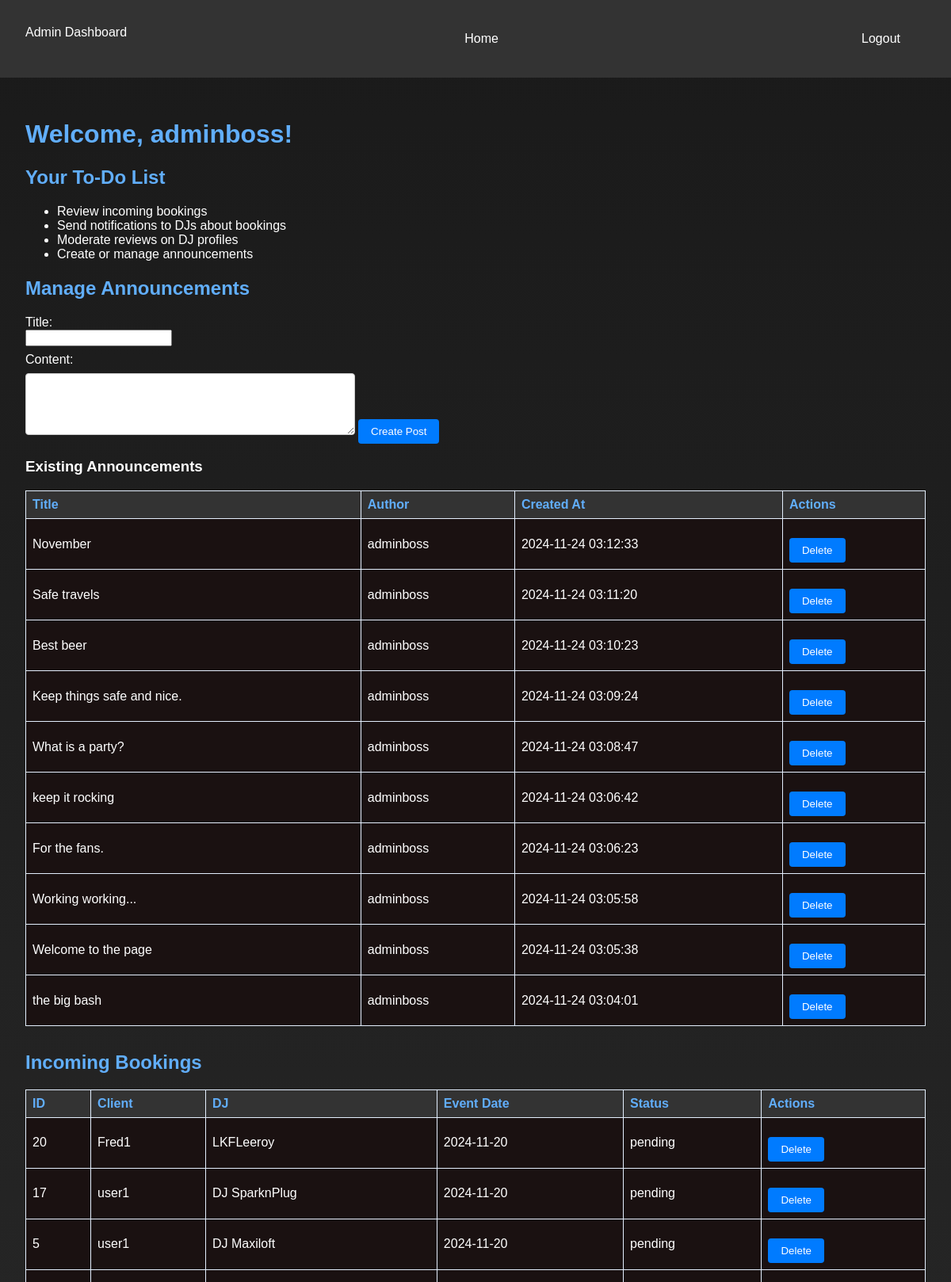
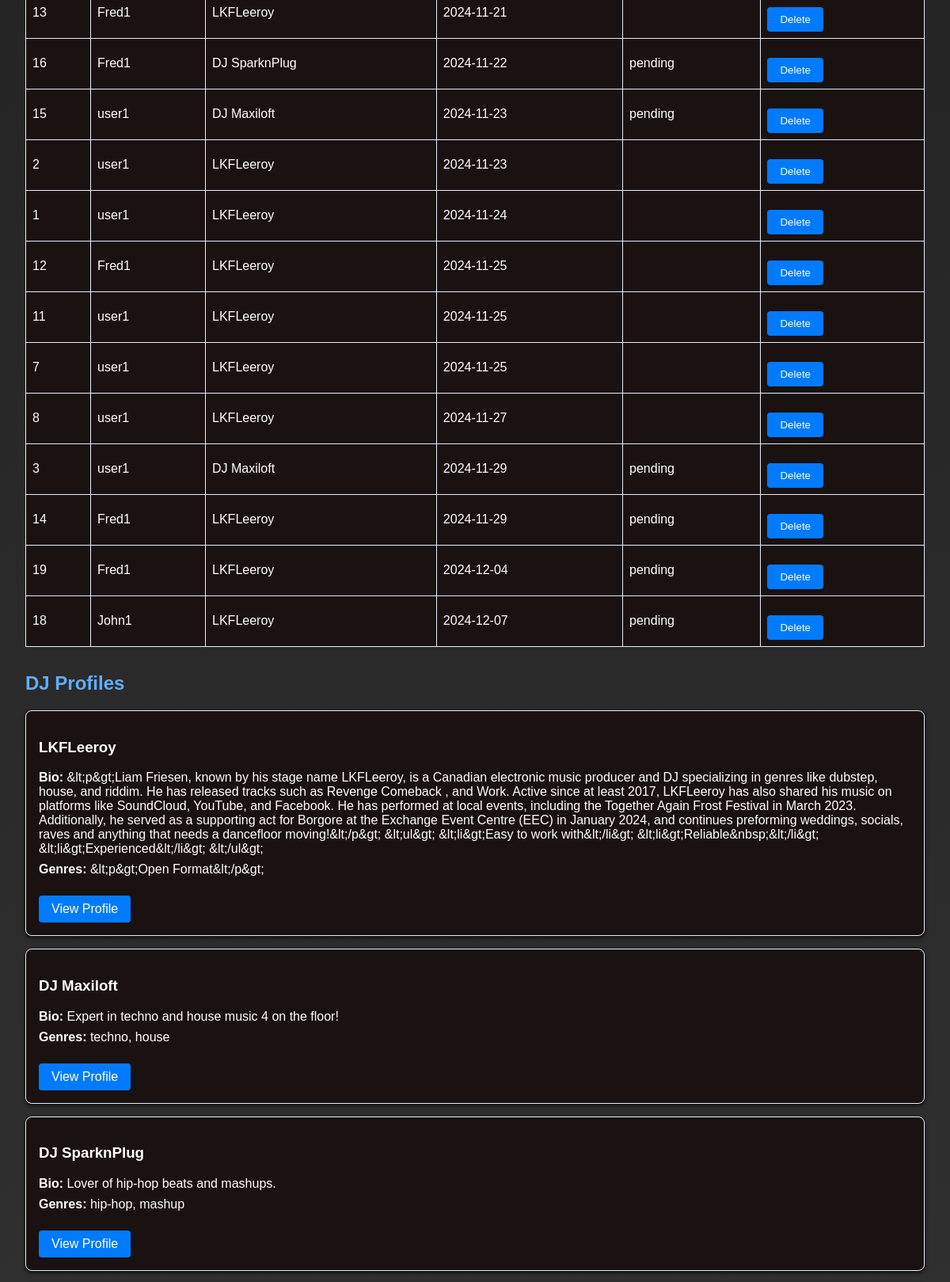
The app's page /frontend/admin_dashboard.php (signed in, upper part) with its own data (2 pictures, top to bottom).
### tables this page shows
CREATE TABLE `posts` (
  `id` int(11) NOT NULL,
  `title` varchar(255) NOT NULL,
  `content` text NOT NULL,
  `created_at` timestamp NOT NULL DEFAULT current_timestamp(),
  `updated_at` timestamp NOT NULL DEFAULT current_timestamp() ON UPDATE current_timestamp(),
  `author_id` int(11) NOT NULL
);

CREATE TABLE `users` (
  `id` int(11) NOT NULL,
  `username` varchar(100) NOT NULL,
  `password` varchar(255) NOT NULL,
  `role` enum('admin','dj','client') DEFAULT 'client',
  `bio` text DEFAULT NULL,
  `genres` varchar(255) DEFAULT NULL,
  `availability` longtext DEFAULT NULL CHECK (json_valid(`availability`)),
  `created_at` timestamp NOT NULL DEFAULT current_timestamp()
);

CREATE TABLE `bookings` (
  `id` int(11) NOT NULL,
  `client_id` int(11) NOT NULL,
  `dj_id` int(11) NOT NULL,
  `event_date` date NOT NULL,
  `status` enum('pending','confirmed','cancelled') DEFAULT 'pending',
  `created_at` timestamp NOT NULL DEFAULT current_timestamp()
);

### frontend/admin_dashboard.php (the view, shortened to what this page needs)
<?php
require('../backend/connect.php');
$query_bookings = "SELECT b.id, u.username AS client_name, dj.username AS dj_name, b.event_date, b.status
                   FROM bookings b
                   JOIN users u ON b.client_id = u.id
                   JOIN users dj ON b.dj_id = dj.id
                   ORDER BY b.event_date ASC";
$stmt_bookings = $db->prepare($query_bookings);
$stmt_bookings->execute();
$bookings = $stmt_bookings->fetchAll();
$query_djs = "SELECT id, username, bio, genres FROM users WHERE role = 'dj'";
$stmt_djs = $db->prepare($query_djs);
$stmt_djs->execute();
$djs = $stmt_djs->fetchAll();
$query_posts = "SELECT p.id, p.title, p.content, p.created_at, p.updated_at, u.username AS author
                FROM posts p
                JOIN users u ON p.author_id = u.id
                ORDER BY p.created_at DESC";
$stmt_posts = $db->prepare($query_posts);
$stmt_posts->execute();
$posts = $stmt_posts->fetchAll();
?>
<!DOCTYPE html>
<html lang="en">
<head>
    <link rel="stylesheet" href="../styles/main.css">
</head>
<body>
    <header>
        <div class="navbar">
            <span>Admin Dashboard</span>
            <a href="../frontend/index.php">Home</a>
            <a href="../backend/logout.php">Logout</a>
        </div>
    </header>
    <main>
        <h1>Welcome, <?= htmlspecialchars($_SESSION['username']); ?>!</h1>
        <section class="todo-section">
            <h2>Your To-Do List</h2>
            <ul>
                <li>Review incoming bookings</li>
                <li>Send notifications to DJs about bookings</li>
                <li>Moderate reviews on DJ profiles</li>
                <li>Create or manage announcements</li>
            </ul>
        </section>
        <section class="post-management-section">
            <h2>Manage Announcements</h2>
            <form action="../backend/process_create_post.php" method="POST" class="create-post-form">
                <label for="title">Title:</label>
                <input type="text" name="title" id="title" required>
                <label for="content">Content:</label>
                <textarea name="content" id="content" rows="4" required></textarea>
                <button type="submit">Create Post</button>
            </form>
            <h3>Existing Announcements</h3>
            <?php if (!empty($posts)): ?>
                <table>
                    <thead>
                        <tr>
                            <th>Title</th>
                            <th>Author</th>
                            <th>Created At</th>
                            <th>Actions</th>
                        </tr>
                    </thead>
                    <tbody>
                        <?php foreach ($posts as $post): ?>
                            <tr>
                                <td><?= htmlspecialchars($post['title']); ?></td>
                                <td><?= htmlspecialchars($post['author']); ?></td>
                                <td><?= htmlspecialchars($post['created_at']); ?></td>
                                <td>
                                    <form action="../backend/process_delete_post.php" method="POST" style="display:inline;">
                                        <button type="submit">Delete</button>
                                    </form>
                                </td>
                            </tr>
                        <?php endforeach; ?>
                    </tbody>
                </table>
            <?php else: ?>
                <p>No announcements yet.</p>
            <?php endif; ?>
        </section>
        <section class="bookings-section">
            <h2>Incoming Bookings</h2>
            <?php if (!empty($bookings)): ?>
                <table>
                    <thead>
                        <tr>
                            <th>ID</th>
                            <th>Client</th>
                            <th>DJ</th>
                            <th>Event Date</th>
                            <th>Status</th>
                            <th>Actions</th>
                        </tr>
                    </thead>
                    <tbody>
                        <?php foreach ($bookings as $booking): ?>
                            <tr>
                                <td><?= htmlspecialchars($booking['id']); ?></td>
                                <td><?= htmlspecialchars($booking['client_name']); ?></td>
                                <td><?= htmlspecialchars($booking['dj_name']); ?></td>
                                <td><?= htmlspecialchars($booking['event_date']); ?></td>
                                <td><?= htmlspecialchars($booking['status']); ?></td>
                                <td>
                                    <form action="../backend/delete_bookings.php" method="POST" style="display:inline;">
                                        <button type="submit">Delete</button>
                                    </form>
                                </td>
                            </tr>
                        <?php endforeach; ?>
                    </tbody>
                </table>
            <?php else: ?>
                <p>No bookings found.</p>
            <?php endif; ?>
        </section>
        <section class="dj-profiles-section">
            <h2>DJ Profiles</h2>
            <?php if (!empty($djs)): ?>
                <?php foreach ($djs as $dj): ?>
                    <div class="dj-card">
                        <h3><?= htmlspecialchars($dj['username']); ?></h3>
                        <p><strong>Bio:</strong> <?= htmlspecialchars($dj['bio']); ?></p>
                        <p><strong>Genres:</strong> <?= htmlspecialchars($dj['genres']); ?></p>
                        <a href="../frontend/dj_profile.php?id=<?= $dj['id']; ?>">View Profile</a>
                    </div>
                <?php endforeach; ?>
            <?php else: ?>
                <p>No DJs found.</p>
            <?php endif; ?>
        </section>
    </main>
</body>
</html>

### styles/main.css (style rules this page uses)
body { font-family: Arial, sans-serif; background: linear-gradient(to bottom, #1a1a1a, #333); color: #fff; margin: 0; padding: 0; }
header { background-color: #333; color: white; padding: 1rem; text-align: center; }
header .navbar { display: flex; justify-content: space-between; }
header .navbar a { color: white; text-decoration: none; padding: 0.5rem 1rem; }
main { padding: 2rem; }
h1, h2 { color: #61aefb; }
.dj-card { background-color: rgb(26, 17, 17); border: 1px solid #e4effe; border-radius: 8px; padding: 1rem; margin-bottom: 1rem; box-shadow: 0 2px 5px rgba(0, 0, 0, 0.799); }
.dj-card p { margin: 0.5rem 0; }
.dj-card a { display: inline-block; margin-top: 1rem; padding: 0.5rem 1rem; background-color: #007bff; color: white; text-decoration: none; border-radius: 4px; }
table { width: 100%; border-collapse: collapse; margin-bottom: 2rem; background-color: rgb(26, 17, 17); color: #fff; }
table th, table td { border: 1px solid #e4effe; padding: 8px; text-align: left; }
table th { background-color: #333; color: #61aefb; }
table td button { background-color: #007bff; color: white; border: none; padding: 0.5rem 1rem; border-radius: 4px; cursor: pointer; }
form { margin-top: 1rem; }
label { display: block; margin-top: 0.5rem; }
textarea, select { width: 35%; margin-top: 0.5rem; padding: 0.5rem; border-radius: 4px; box-shadow: #222; border: 1px solid #ccc; }
button { margin-top: 1rem; padding: 0.5rem 1rem; background-color: #007bff; color: white; border: none; border-radius: 4px; cursor: pointer; }
.navbar { background-color: #333; display: flex; justify-content: space-around; padding: 1rem; }
.navbar a { color: white; text-decoration: none; padding: 0.5rem 1rem; transition: all 0.3s ease; }
header { background-color: #333; padding: 1rem; text-align: center; }
header .navbar a { color: white; text-decoration: none; margin: 0 1rem; }

### records on screen
posts: title "November", author.username "adminboss", created_at "2024-11-24 03:12:33"
posts: title "Safe travels", author.username "adminboss", created_at "2024-11-24 03:11:20"
posts: title "Best beer", author.username "adminboss", created_at "2024-11-24 03:10:23"
posts: title "Keep things safe and nice.", author.username "adminboss", created_at "2024-11-24 03:09:24"
posts: title "What is a party?", author.username "adminboss", created_at "2024-11-24 03:08:47"
posts: title "keep it rocking", author.username "adminboss", created_at "2024-11-24 03:06:42"
posts: title "For the fans.", author.username "adminboss", created_at "2024-11-24 03:06:23"
posts: title "Working working...", author.username "adminboss", created_at "2024-11-24 03:05:58"
posts: title "Welcome to the page", author.username "adminboss", created_at "2024-11-24 03:05:38"
posts: title "the big bash", author.username "adminboss", created_at "2024-11-24 03:04:01"
bookings: id "20", client.username "Fred1", dj.username "LKFLeeroy", event_date "2024-11-20", status "pending"
bookings: id "17", client.username "user1", dj.username "DJ SparknPlug", event_date "2024-11-20", status "pending"
bookings: id "5", client.username "user1", dj.username "DJ Maxiloft", event_date "2024-11-20", status "pending"
bookings: id "13", client.username "Fred1", dj.username "LKFLeeroy", event_date "2024-11-21"
bookings: id "16", client.username "Fred1", dj.username "DJ SparknPlug", event_date "2024-11-22", status "pending"
bookings: id "15", client.username "user1", dj.username "DJ Maxiloft", event_date "2024-11-23", status "pending"
bookings: id "2", client.username "user1", dj.username "LKFLeeroy", event_date "2024-11-23"
bookings: id "1", client.username "user1", dj.username "LKFLeeroy", event_date "2024-11-24"
bookings: id "12", client.username "Fred1", dj.username "LKFLeeroy", event_date "2024-11-25"
bookings: id "11", client.username "user1", dj.username "LKFLeeroy", event_date "2024-11-25"
bookings: id "7", client.username "user1", dj.username "LKFLeeroy", event_date "2024-11-25"
bookings: id "8", client.username "user1", dj.username "LKFLeeroy", event_date "2024-11-27"
bookings: id "3", client.username "user1", dj.username "DJ Maxiloft", event_date "2024-11-29", status "pending"
bookings: id "14", client.username "Fred1", dj.username "LKFLeeroy", event_date "2024-11-29", status "pending"
bookings: id "19", client.username "Fred1", dj.username "LKFLeeroy", event_date "2024-12-04", status "pending"
bookings: id "18", client.username "John1", dj.username "LKFLeeroy", event_date "2024-12-07", status "pending"
users: username "LKFLeeroy", bio "&lt;p&gt;Liam Friesen, known by his stage name LKFLeeroy, is a Canadian electronic music producer and DJ specializing in genres like dubstep, house, and riddim. He has released tracks such as Revenge Comeback , and Work. Active since at least 2017, LKFLeeroy has also shared his music on platforms like SoundCloud, YouTube, and Facebook. He has performed at local events, including the Together Again Frost Festival in March 2023. Additionally, he served as a supporting act for Borgore at the Exchange Event Centre (EEC) in January 2024, and continues preforming weddings, socials, raves and anything that needs a dancefloor moving!&lt;/p&gt; &lt;ul&gt; &lt;li&gt;Easy to work with&lt;/li&gt;…", genres "&lt;p&gt;Open Format&lt;/p&gt;"
users: username "DJ Maxiloft", bio "Expert in techno and house music 4 on the floor!", genres "techno, house"
users: username "DJ SparknPlug", bio "Lover of hip-hop beats and mashups.", genres "hip-hop, mashup"

### other values on screen
$_SESSION['username'] "adminboss"
